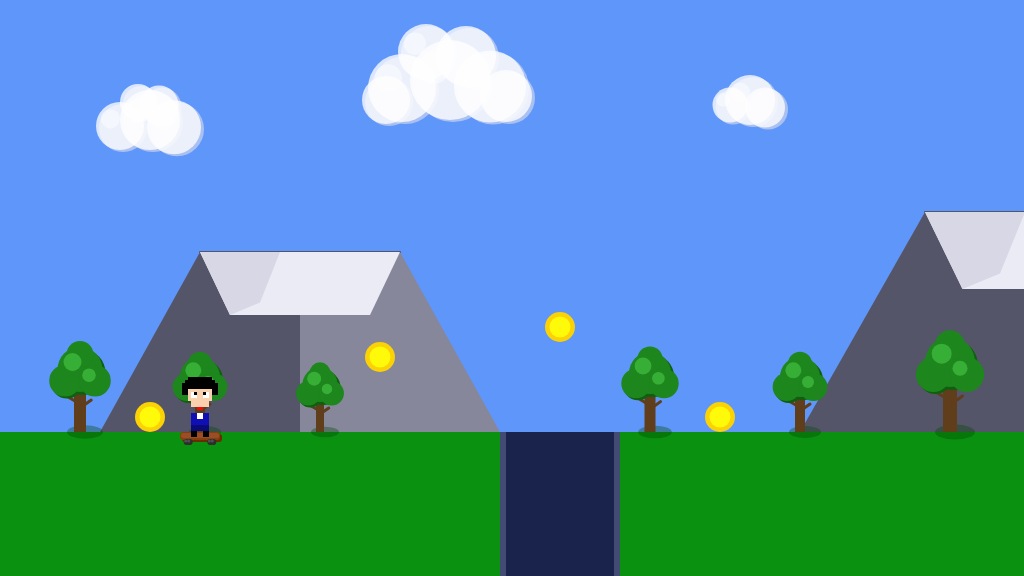
Frame 1 (no input)
Frame 60 (no input): identical to frame 1, image omitted
Frame 120 (the mouse pressed at the canvas centre since frame 60): identical to frame 1, image omitted

The p5.js sketch that drew this single still picture (run headless with seeded random() and noise() and a simulated clock; from frame 60 on, the mouse is pressed at the canvas centre):

// p5.js sketch
// ── sketch.js
/**
 * CM1005 - mid-term work
 * 
 * 主な仕様：
 * - p5.jsを使用したスケートボードゲーム
 * - スケートボードライダーのキャラクター制御
 * - コイン収集、峡谷との衝突判定
 * - カメラ追従システム
 * - 背景環境の描画（雲、山、木）
 * 
 * 制限事項：
 * - ワールド幅は2048ピクセル
 * - 重力とジャンプ力は物理的に調整済み
 * - デバッグモードはZキーで切り替え可能
 */

// ===== ゲーム物理パラメータ =====
const SKATEBOARD_PHYSICS_GRAVITY = 2.2;
const SKATEBOARD_OLLIE_POWER = 95;
const SKATEBOARD_CRUISE_SPEED = 4.8;
const RIDER_COLLISION_RADIUS = 22;
const DECK_ELEVATION_HEIGHT = 11;

// ===== キャラクター描画パラメータ =====
const SPRITE_SCALE_FACTOR = 3;
const RIDER_STANCE_Y_ADJUST = -8;
const RIDER_AIRBORNE_Y_ADJUST = -8;

// ===== ゲームプレイ調整値 =====
const COIN_MAGNETISM_RANGE = 42;
const CANYON_WALL_THICKNESS = 6;

// ===== ビジュアルカラーパレット =====
const ATMOSPHERE_SKY = [95, 150, 250];
const TERRAIN_GRASS = [10, 145, 15];
const HUMAN_SKIN_TONE = [250, 208, 175];
const URBAN_JACKET = [15, 15, 180];
const STREET_DENIM = [10, 10, 120];
const EXPRESSION_LIPS = [240, 10, 10];
const VOID_CANYON_DEPTH = [25, 35, 75];
const VOID_CANYON_WALLS = [65, 75, 115];
const TREASURE_GOLD_OUTER = [250, 210, 5];
const TREASURE_GOLD_INNER = [255, 250, 10];
const DEBUG_OVERLAY_TEXT = [255, 255, 255];

// ===== 環境装飾カラーセット =====
const PEAK_SHADOW_TONE = [85, 85, 105];
const PEAK_HIGHLIGHT_TONE = [135, 135, 155];
const PEAK_SNOW_CAP = [235, 235, 245];
const PEAK_SNOW_SHADOW = [215, 215, 230];
const BARK_BROWN_BASE = [96, 62, 28];
const BARK_SHADOW_DARK = [65, 40, 15];
const FOLIAGE_GREEN_BASE = [29, 134, 29];
const FOLIAGE_SHADOW_DARK = [15, 95, 15];
const FOLIAGE_HIGHLIGHT_BRIGHT = [55, 175, 55];
const EVERGREEN_NEEDLE_COLOR = [5, 95, 5];
const VEGETATION_SHADOW = [5, 75, 5, 95];

// ===== 大気効果カラー =====
const CUMULUS_WHITE = [255, 255, 255, 195];
const CUMULUS_SHADOW = [225, 225, 235, 145];

// ===== 個人実装: スケートボード統合システム =====
const DECK_WOOD_COLOR = [134, 64, 14];
const DECK_GRIP_TAPE = [155, 77, 40];
const WHEEL_URETHANE = [45, 45, 45];
const TRUCK_METAL = [123, 123, 123];
// ===== 個人実装終了: スケートボード統合システム =====

// ===== ゲーム状態管理変数 =====
let skaterPositionX;
let skaterPositionY;
let groundLevelY;

// ===== プレイヤー入力状態 =====
let movingLeftward;
let movingRightward;
let inMidAir;
let fallingIntoVoid;

// ===== ゲームオブジェクト配列 =====
let canyons;
let collectables;

// ===== 背景環境オブジェクト =====
let mountainPeaks;
let forestTrees;
let treePositionsArray;  // 中間課題要件準拠
let atmosphericClouds;

// ===== 個人実装: カメラ制御システム =====
let cameraWorldX = 0;
const WORLD_BOUNDARY_WIDTH = 2048;
const CAMERA_FOLLOW_MARGIN = 380;
// ===== 個人実装終了: カメラ制御システム =====

// デバッグモード制御フラグ
let debugModeActive = false;

/**
 * 初期化処理
 * ゲームの基本設定とオブジェクトの初期化を行う
 */
function setup()
{
	createCanvas(1024, 576);
	groundLevelY = height * 3/4;
	skaterPositionX = 200;
	skaterPositionY = groundLevelY - DECK_ELEVATION_HEIGHT;
	
	movingLeftward = false;
	movingRightward = false;
	inMidAir = false;
	fallingIntoVoid = false;
	
	// 危険な峡谷の配置（複数のキャニオン）
	canyons = [
		{
			worldX: 500,
			gapWidth: 120
		},
		{
			worldX: 1300,
			gapWidth: 140
		},
		{
			worldX: 1800,
			gapWidth: 100
		}
	];
	
	// 収集可能な宝物コインの配置（複数のコレクタブル）
	collectables = [
		{
			worldX: 150,
			worldY: groundLevelY,
			diameter: 30,
			isFound: false
		},
		{
			worldX: 380,
			worldY: groundLevelY - 60,
			diameter: 30,
			isFound: false
		},
		{
			worldX: 560,
			worldY: groundLevelY - 90,
			diameter: 30,
			isFound: false
		},
		{
			worldX: 720,
			worldY: groundLevelY,
			diameter: 30,
			isFound: false
		},
		{
			worldX: 1050,
			worldY: groundLevelY - 70,
			diameter: 30,
			isFound: false
		},
		{
			worldX: 1250,
			worldY: groundLevelY - 50,
			diameter: 30,
			isFound: false
		},
		{
			worldX: 1420,
			worldY: groundLevelY - 85,
			diameter: 30,
			isFound: false
		},
		{
			worldX: 1600,
			worldY: groundLevelY,
			diameter: 30,
			isFound: false
		}
	];
	
	// 遠景の山々の初期化
	mountainPeaks = [
		{
			worldX: 100,
			baseSpan: 400,
			peakSpan: 200,
			elevation: 180
		},
		{
			worldX: 800,
			baseSpan: 500,
			peakSpan: 250,
			elevation: 220
		},
		{
			worldX: 1400,
			baseSpan: 350,
			peakSpan: 150,
			elevation: 160
		}
	];
	
	// 中間課題要件: treePositionsArray配列でx座標を管理
	treePositionsArray = [80, 200, 320, 650, 800, 950, 1150, 1350, 1550];
	
	// 詳細な森林オブジェクトの初期化
	forestTrees = [
		{
			worldX: 80,
			baseY: groundLevelY,
			trunkWidth: 12,
			trunkHeight: 40,
			canopySize: 45,
			species: 'oak',
			scale: 'large'
		},
		{
			worldX: 200,
			baseY: groundLevelY,
			trunkWidth: 10,
			trunkHeight: 35,
			canopySize: 40,
			species: 'oak',
			scale: 'medium'
		},
		{
			worldX: 320,
			baseY: groundLevelY,
			trunkWidth: 8,
			trunkHeight: 30,
			canopySize: 35,
			species: 'oak',
			scale: 'medium'
		},
		{
			worldX: 650,
			baseY: groundLevelY,
			trunkWidth: 11,
			trunkHeight: 38,
			canopySize: 42,
			species: 'oak',
			scale: 'medium'
		},
		{
			worldX: 800,
			baseY: groundLevelY,
			trunkWidth: 10,
			trunkHeight: 35,
			canopySize: 40,
			species: 'oak',
			scale: 'medium'
		},
		{
			worldX: 950,
			baseY: groundLevelY,
			trunkWidth: 14,
			trunkHeight: 45,
			canopySize: 50,
			species: 'oak',
			scale: 'large'
		},
		{
			worldX: 1150,
			baseY: groundLevelY,
			trunkWidth: 13,
			trunkHeight: 42,
			canopySize: 48,
			species: 'oak',
			scale: 'large'
		},
		{
			worldX: 1350,
			baseY: groundLevelY,
			trunkWidth: 9,
			trunkHeight: 32,
			canopySize: 38,
			species: 'oak',
			scale: 'medium'
		},
		{
			worldX: 1550,
			baseY: groundLevelY,
			trunkWidth: 11,
			trunkHeight: 38,
			canopySize: 42,
			species: 'oak',
			scale: 'medium'
		}
	];
	
	// 大気中の雲の初期化
	atmosphericClouds = [
		{
			worldX: 150,
			worldY: 120,
			size: 60,
			type: 'medium'
		},
		{
			worldX: 450,
			worldY: 80,
			size: 80,
			type: 'large'
		},
		{
			worldX: 750,
			worldY: 100,
			size: 50,
			type: 'small'
		},
		{
			worldX: 1100,
			worldY: 90,
			size: 70,
			type: 'medium'
		},
		{
			worldX: 1400,
			worldY: 110,
			size: 55,
			type: 'small'
		},
		{
			worldX: 1700,
			worldY: 70,
			size: 85,
			type: 'large'
		}
	];
}

/**
 * メインドローループ
 * ゲーム全体の描画と更新処理を行う
 */
function draw()
{
	drawBackground();
	
	// Following midterm instructions: push/translate/pop for scrolling
	push();
	translate(-cameraWorldX, 0);
	
	// 背景アイテムの描画
	drawClouds();
	drawMountains();
	drawTrees();
	
	// キャニオンの描画と衝突判定
	for(let i = 0; i < canyons.length; i++) {
		drawCanyon(canyons[i]);
		checkCanyon(canyons[i]);
	}
	
	// コレクタブルの描画と衝突判定
	for(let i = 0; i < collectables.length; i++) {
		if(!collectables[i].isFound) {
			drawCollectable(collectables[i]);
			checkCollectable(collectables[i]);
		}
	}
	
	pop();
	
	// Character drawn outside translate to maintain correct screen position
	renderSkateboardRider();
	updateCamera();
	updateSkaterPhysics();
	
	if(debugModeActive) {
		drawDebugInfo();
	}
}

/**
 * 背景の描画
 * 空と地面の基本的な背景を描画する
 */
function drawBackground() {
	background(ATMOSPHERE_SKY);
	noStroke();
	fill(TERRAIN_GRASS);
	rect(0, groundLevelY, WORLD_BOUNDARY_WIDTH, height - groundLevelY);
}

/**
 * 移動方向に基づくオフセット計算
 * 衝突判定用の方向別オフセット値を返す
 * @returns {number} 方向別のオフセット値
 */
function calculateDirectionalOffset() {
	if(movingLeftward) {
		return -RIDER_COLLISION_RADIUS;
	} else if(movingRightward) {
		return RIDER_COLLISION_RADIUS;
	}
	return 0;
}

/**
 * コレクタブルの描画処理
 * 個別のコレクタブルアイテムを描画する
 * @param {Object} t_collectable - 描画するコレクタブルオブジェクト
 */
function drawCollectable(t_collectable) {
	let screenX = t_collectable.worldX;
	let displayY = t_collectable.worldY - t_collectable.diameter/2;
	
	noStroke();
	fill(TREASURE_GOLD_OUTER);
	ellipse(screenX, displayY, t_collectable.diameter, t_collectable.diameter);
	fill(TREASURE_GOLD_INNER);
	ellipse(screenX, displayY, t_collectable.diameter * 0.7, t_collectable.diameter * 0.7);
}

/**
 * コレクタブルの衝突判定処理
 * プレイヤーとコレクタブルの衝突を検出し、収集状態を更新する
 * @param {Object} t_collectable - チェックするコレクタブルオブジェクト
 */
function checkCollectable(t_collectable) {
	let offsetX = calculateDirectionalOffset();
	let displayY = t_collectable.worldY - t_collectable.diameter/2;
	let distance = dist(skaterPositionX + offsetX, skaterPositionY, t_collectable.worldX, displayY);
	
	if(distance < COIN_MAGNETISM_RANGE) {
		t_collectable.isFound = true;
	}
}

/**
 * キャニオンの描画処理
 * 個別のキャニオンを描画する
 * @param {Object} t_canyon - 描画するキャニオンオブジェクト
 */
function drawCanyon(t_canyon) {
	// translate()を使用しているため、実際の画面座標を計算
	let screenX = t_canyon.worldX - cameraWorldX;
	
	// 画面外判定を修正
	if(screenX + t_canyon.gapWidth < -50 || screenX > width + 50) {
		return;
	}
	
	noStroke();
	fill(VOID_CANYON_DEPTH);
	rect(t_canyon.worldX, groundLevelY, t_canyon.gapWidth, height - groundLevelY);
	
	fill(VOID_CANYON_WALLS);
	rect(t_canyon.worldX, groundLevelY, CANYON_WALL_THICKNESS, height - groundLevelY);
	rect(t_canyon.worldX + t_canyon.gapWidth - CANYON_WALL_THICKNESS, groundLevelY, CANYON_WALL_THICKNESS, height - groundLevelY);
}

/**
 * キャニオンの衝突判定処理
 * プレイヤーとキャニオンの衝突を検出し、落下状態を更新する
 * @param {Object} t_canyon - チェックするキャニオンオブジェクト
 */
function checkCanyon(t_canyon) {
	let offsetX = calculateDirectionalOffset();
	
	// キャニオンへの落下判定
	if(skaterPositionX + offsetX > t_canyon.worldX + RIDER_COLLISION_RADIUS && 
	   skaterPositionX + offsetX < t_canyon.worldX + t_canyon.gapWidth - RIDER_COLLISION_RADIUS && 
	   skaterPositionY >= groundLevelY - DECK_ELEVATION_HEIGHT) {
		fallingIntoVoid = true;
	}
	
	// 落下中の壁衝突判定
	if(fallingIntoVoid) {
		if(skaterPositionX + offsetX >= t_canyon.worldX - RIDER_COLLISION_RADIUS && 
		   skaterPositionX + offsetX <= t_canyon.worldX + t_canyon.gapWidth + RIDER_COLLISION_RADIUS) {
			adjustCharacterPositionInCanyon(t_canyon);
		}
	}
}

/**
 * キャニオン内でのキャラクター位置調整
 * 落下中のキャラクターが壁を突き抜けないよう位置を調整する
 * @param {Object} t_canyon - 調整対象のキャニオンオブジェクト
 */
function adjustCharacterPositionInCanyon(t_canyon) {
	if(movingLeftward) {
		if(skaterPositionX < t_canyon.worldX + RIDER_COLLISION_RADIUS) {
			skaterPositionX = t_canyon.worldX + RIDER_COLLISION_RADIUS;
		}
	} else if(movingRightward) {
		if(skaterPositionX > t_canyon.worldX + t_canyon.gapWidth - RIDER_COLLISION_RADIUS) {
			skaterPositionX = t_canyon.worldX + t_canyon.gapWidth - RIDER_COLLISION_RADIUS;
		}
	} else {
		if(skaterPositionX < t_canyon.worldX + RIDER_COLLISION_RADIUS/2) {
			skaterPositionX = t_canyon.worldX + RIDER_COLLISION_RADIUS/2;
		} else if(skaterPositionX > t_canyon.worldX + t_canyon.gapWidth - RIDER_COLLISION_RADIUS/2) {
			skaterPositionX = t_canyon.worldX + t_canyon.gapWidth - RIDER_COLLISION_RADIUS/2;
		}
	}
}

/**
 * スケートボードライダーの描画
 * キャラクターとスケートボードの描画を行う
 */
function renderSkateboardRider() {
	let direction = 'front';
	let yOffset = RIDER_STANCE_Y_ADJUST;
	let isJumping = false;
	
	if (movingLeftward && inMidAir) {
		direction = 'left';
		yOffset = RIDER_AIRBORNE_Y_ADJUST;
		isJumping = true;
	}
	else if (movingRightward && inMidAir) {
		direction = 'right';
		yOffset = RIDER_AIRBORNE_Y_ADJUST;
		isJumping = true;
	}
	else if (movingLeftward) {
		direction = 'left';
	}
	else if (movingRightward) {
		direction = 'right';
	}
	else if (inMidAir || fallingIntoVoid) {
		yOffset = RIDER_AIRBORNE_Y_ADJUST;
		isJumping = true;
	}
	
	let screenX = skaterPositionX - cameraWorldX;
	
	// Draw skateboard first (behind character)
	if (!fallingIntoVoid) {
		drawSkateboard(screenX, skaterPositionY);
	}
	
	drawCharacter(screenX, skaterPositionY, yOffset, direction, isJumping);
}

/**
 * スケーターの物理更新
 * キャラクターの移動と重力の処理を行う
 */
function updateSkaterPhysics() {
	if(movingLeftward && skaterPositionX > 0) {
		skaterPositionX -= SKATEBOARD_CRUISE_SPEED;
	}
	
	if(movingRightward && skaterPositionX < WORLD_BOUNDARY_WIDTH - RIDER_COLLISION_RADIUS) {
		skaterPositionX += SKATEBOARD_CRUISE_SPEED;
	}
	
	if(skaterPositionY < groundLevelY - DECK_ELEVATION_HEIGHT) {
		skaterPositionY += SKATEBOARD_PHYSICS_GRAVITY;
		inMidAir = true;
	} else {
		inMidAir = false;
	}
	
	if(fallingIntoVoid) {
		skaterPositionY += SKATEBOARD_PHYSICS_GRAVITY * 2;
	}
}

/**
 * カメラシステムの更新
 * キャラクターを追従するカメラ位置を更新する
 */
function updateCamera() {
	// Following midterm instructions: cameraWorldX controls camera position
	// Keep character centered on screen
	cameraWorldX = skaterPositionX - width/2;
	
	// Boundary limits
	let maxCameraX = WORLD_BOUNDARY_WIDTH - width;
	if(cameraWorldX > maxCameraX) {
		cameraWorldX = maxCameraX;
	}
	
	if(cameraWorldX < 0) {
		cameraWorldX = 0;
	}
}

/**
 * デバッグ情報の描画
 * ゲーム状態の詳細情報を画面に表示する
 */
function drawDebugInfo() {
	fill(DEBUG_OVERLAY_TEXT);
	noStroke();
	textSize(14);
	
	text("Character: " + Math.floor(skaterPositionX) + ", " + Math.floor(skaterPositionY), 20, 20);
	text("Camera: " + Math.floor(cameraWorldX), 20, 40);
	text("Screen Character: " + Math.floor(skaterPositionX - cameraWorldX), 20, 60);
	text("States: movingLeftward=" + movingLeftward + ", movingRightward=" + movingRightward + 
	     ", inMidAir=" + inMidAir + ", fallingIntoVoid=" + fallingIntoVoid, 20, 80);
	
	text("Canyons:", 20, 100);
	for(let i = 0; i < canyons.length; i++) {
		text("  #" + (i+1) + ": " + canyons[i].worldX + " to " + (canyons[i].worldX + canyons[i].gapWidth), 20, 120 + i*20);
	}
	
	text("Collectables:", 20, 160);
	for(let i = 0; i < collectables.length; i++) {
		let displayY = collectables[i].worldY - collectables[i].diameter/2;
		let distance = dist(skaterPositionX, skaterPositionY, collectables[i].worldX, displayY);
		
		text("  #" + (i+1) + ": pos=" + Math.floor(collectables[i].worldX) + "," + 
			 Math.floor(displayY) + " | collected=" + collectables[i].isFound + 
			 " | distance=" + Math.floor(distance), 
			 20, 180 + i*20);
	}
	
	text("Controls: A/D=move, W=jump, Z=toggle debug", 20, height - 20);
}

/**
 * 雲の描画処理
 * 大気中の雲を描画する
 */
function drawClouds() {
	for(let i = 0; i < atmosphericClouds.length; i++) {
		drawCloud(atmosphericClouds[i]);
	}
}

/**
 * 個別の雲の描画
 * 雲の種類に応じた詳細な描画を行う
 * @param {Object} cloud - 描画する雲オブジェクト
 */
function drawCloud(cloud) {
	// translate()を使用しているため、実際の画面座標を計算
	let screenX = cloud.worldX - cameraWorldX;
	
	// 画面外判定を修正
	if(screenX + cloud.size * 2 < -100 || screenX > width + 100) {
		return;
	}
	
	noStroke();
	
	// Generate circles based on cloud type
	let circles = [];
	if(cloud.type === 'small') {
		circles = [
			{x: 0, y: 0, size: cloud.size},
			{x: -cloud.size * 0.4, y: cloud.size * 0.1, size: cloud.size * 0.7},
			{x: cloud.size * 0.3, y: cloud.size * 0.15, size: cloud.size * 0.8}
		];
	} else if(cloud.type === 'medium') {
		circles = [
			{x: 0, y: 0, size: cloud.size},
			{x: -cloud.size * 0.5, y: cloud.size * 0.1, size: cloud.size * 0.8},
			{x: cloud.size * 0.4, y: cloud.size * 0.12, size: cloud.size * 0.9},
			{x: -cloud.size * 0.2, y: -cloud.size * 0.3, size: cloud.size * 0.6},
			{x: cloud.size * 0.15, y: -cloud.size * 0.25, size: cloud.size * 0.65}
		];
	} else if(cloud.type === 'large') {
		circles = [
			{x: 0, y: 0, size: cloud.size},
			{x: -cloud.size * 0.6, y: cloud.size * 0.1, size: cloud.size * 0.85},
			{x: cloud.size * 0.5, y: cloud.size * 0.08, size: cloud.size * 0.9},
			{x: -cloud.size * 0.3, y: -cloud.size * 0.35, size: cloud.size * 0.7},
			{x: cloud.size * 0.2, y: -cloud.size * 0.3, size: cloud.size * 0.75},
			{x: -cloud.size * 0.8, y: cloud.size * 0.25, size: cloud.size * 0.6},
			{x: cloud.size * 0.7, y: cloud.size * 0.2, size: cloud.size * 0.65}
		];
	}
	
	// Shadow layer
	fill(CUMULUS_SHADOW[0], CUMULUS_SHADOW[1], CUMULUS_SHADOW[2], CUMULUS_SHADOW[3]);
	for(let circle of circles) {
		ellipse(cloud.worldX + circle.x + 3, cloud.worldY + circle.y + 2, circle.size, circle.size);
	}
	
	// Main layer
	fill(CUMULUS_WHITE[0], CUMULUS_WHITE[1], CUMULUS_WHITE[2], CUMULUS_WHITE[3]);
	for(let circle of circles) {
		ellipse(cloud.worldX + circle.x, cloud.worldY + circle.y, circle.size, circle.size);
	}
	
	// Highlight layer
	fill(255, 255, 255, 120);
	for(let i = 0; i < circles.length; i++) {
		if(i < circles.length / 2) {
			let circle = circles[i];
			ellipse(cloud.worldX + circle.x - circle.size * 0.2, 
					cloud.worldY + circle.y - circle.size * 0.15, 
					circle.size * 0.4, circle.size * 0.4);
		}
	}
}

/**
 * 山の描画処理
 * 背景の山々を描画する
 */
function drawMountains() {
	for(let i = 0; i < mountainPeaks.length; i++) {
		drawMountain(mountainPeaks[i]);
	}
}

/**
 * 個別の山の描画
 * 山の詳細な描画を行う
 * @param {Object} mountain - 描画する山オブジェクト
 */
function drawMountain(mountain) {
	// translate()を使用しているため、実際の画面座標を計算
	let screenX = mountain.worldX - cameraWorldX;
	
	// 画面外判定を修正
	if(screenX + mountain.baseSpan < 0 || screenX > width) {
		return;
	}
	
	let peakY = groundLevelY - mountain.elevation;
	let baseY = groundLevelY;
	let leftPeakX = mountain.worldX + (mountain.baseSpan - mountain.peakSpan) / 2;
	let rightPeakX = mountain.worldX + (mountain.baseSpan + mountain.peakSpan) / 2;
	
	noStroke();
	
	// Shadow side (left)
	fill(PEAK_SHADOW_TONE);
	beginShape();
	vertex(mountain.worldX, baseY);
	vertex(leftPeakX, peakY);
	vertex(leftPeakX + mountain.peakSpan / 2, peakY);
	vertex(mountain.worldX + mountain.baseSpan / 2, baseY);
	endShape(CLOSE);
	
	// Light side (right)
	fill(PEAK_HIGHLIGHT_TONE);
	beginShape();
	vertex(mountain.worldX + mountain.baseSpan / 2, baseY);
	vertex(leftPeakX + mountain.peakSpan / 2, peakY);
	vertex(rightPeakX, peakY);
	vertex(mountain.worldX + mountain.baseSpan, baseY);
	endShape(CLOSE);
	
	// Ridge line
	stroke(PEAK_SHADOW_TONE);
	strokeWeight(2);
	line(leftPeakX, peakY, rightPeakX, peakY);
	noStroke();
	
	// Snow cap
	fill(PEAK_SNOW_CAP);
	let snowHeight = mountain.elevation * 0.35;
	beginShape();
	vertex(leftPeakX, peakY);
	vertex(rightPeakX, peakY);
	vertex(rightPeakX - mountain.peakSpan * 0.15, peakY + snowHeight);
	vertex(leftPeakX + mountain.peakSpan * 0.15, peakY + snowHeight);
	endShape(CLOSE);
	
	// Snow shadow
	fill(PEAK_SNOW_SHADOW);
	beginShape();
	vertex(leftPeakX, peakY);
	vertex(leftPeakX + mountain.peakSpan * 0.4, peakY);
	vertex(leftPeakX + mountain.peakSpan * 0.3, peakY + snowHeight * 0.8);
	vertex(leftPeakX + mountain.peakSpan * 0.15, peakY + snowHeight);
	endShape(CLOSE);
}

/**
 * 木々の描画処理
 * 森林の木々を描画する
 */
function drawTrees() {
	for(let i = 0; i < forestTrees.length; i++) {
		drawTree(forestTrees[i]);
	}
}

/**
 * 個別の木の描画
 * 木の種類に応じた詳細な描画を行う
 * @param {Object} tree - 描画する木オブジェクト
 */
function drawTree(tree) {
	// translate()を使用しているため、実際の画面座標を計算
	let screenX = tree.worldX - cameraWorldX;
	
	// 画面外判定を修正
	if(screenX + tree.canopySize < -50 || screenX > width + 50) {
		return;
	}
	
	if(tree.species === 'oak') {
		drawOakTree(tree, tree.worldX);
	} else if(tree.species === 'pine') {
		drawPineTree(tree, tree.worldX);
	}
}

/**
 * オーク種の木の描画
 * オーク種の木の詳細な描画を行う
 * @param {Object} tree - 描画する木オブジェクト
 * @param {number} screenX - 画面上のX座標
 */
function drawOakTree(tree, screenX) {
	noStroke();
	
	// Ground shadow
	fill(VEGETATION_SHADOW[0], VEGETATION_SHADOW[1], VEGETATION_SHADOW[2], VEGETATION_SHADOW[3]);
	ellipse(screenX + 5, tree.baseY, tree.canopySize * 0.8, tree.canopySize * 0.3);
	
	// Trunk shadow
	fill(BARK_SHADOW_DARK);
	rect(screenX - tree.trunkWidth/2 + 2, 
		 tree.baseY - tree.trunkHeight, 
		 tree.trunkWidth * 0.4, 
		 tree.trunkHeight);
	
	// Main trunk
	fill(BARK_BROWN_BASE);
	rect(screenX - tree.trunkWidth/2, 
		 tree.baseY - tree.trunkHeight, 
		 tree.trunkWidth, 
		 tree.trunkHeight);
	
	// Branches
	stroke(BARK_BROWN_BASE);
	strokeWeight(3);
	line(screenX, tree.baseY - tree.trunkHeight * 0.7, 
		 screenX - tree.canopySize * 0.3, tree.baseY - tree.trunkHeight * 0.9);
	line(screenX, tree.baseY - tree.trunkHeight * 0.6, 
		 screenX + tree.canopySize * 0.25, tree.baseY - tree.trunkHeight * 0.8);
	noStroke();
	
	let leavesY = tree.baseY - tree.trunkHeight - tree.canopySize/2;
	
	// Leaves shadow
	fill(FOLIAGE_SHADOW_DARK);
	ellipse(screenX + 3, leavesY + 3, tree.canopySize, tree.canopySize);
	ellipse(screenX - tree.canopySize/3 + 2, leavesY + tree.canopySize/4 + 2, 
			tree.canopySize * 0.7, tree.canopySize * 0.7);
	
	// Main leaves
	fill(FOLIAGE_GREEN_BASE);
	ellipse(screenX, leavesY, tree.canopySize, tree.canopySize);
	
	// Side leaves
	ellipse(screenX - tree.canopySize/3, leavesY + tree.canopySize/4, 
			tree.canopySize * 0.7, tree.canopySize * 0.7);
	ellipse(screenX + tree.canopySize/3, leavesY + tree.canopySize/4, 
			tree.canopySize * 0.7, tree.canopySize * 0.7);
	
	// Top leaves
	ellipse(screenX, leavesY - tree.canopySize/3, 
			tree.canopySize * 0.6, tree.canopySize * 0.6);
	
	// Highlights
	fill(FOLIAGE_HIGHLIGHT_BRIGHT);
	ellipse(screenX - tree.canopySize/6, leavesY - tree.canopySize/6, 
			tree.canopySize * 0.4, tree.canopySize * 0.4);
	ellipse(screenX + tree.canopySize/5, leavesY + tree.canopySize/8, 
			tree.canopySize * 0.3, tree.canopySize * 0.3);
}

/**
 * 松種の木の描画
 * 松種の木の詳細な描画を行う
 * @param {Object} tree - 描画する木オブジェクト
 * @param {number} screenX - 画面上のX座標
 */
function drawPineTree(tree, screenX) {
	noStroke();
	
	// Ground shadow
	fill(VEGETATION_SHADOW[0], VEGETATION_SHADOW[1], VEGETATION_SHADOW[2], VEGETATION_SHADOW[3]);
	ellipse(screenX + 3, tree.baseY, tree.canopySize * 0.6, tree.canopySize * 0.2);
	
	// Trunk shadow
	fill(BARK_SHADOW_DARK);
	rect(screenX - tree.trunkWidth/2 + 1, 
		 tree.baseY - tree.trunkHeight, 
		 tree.trunkWidth * 0.4, 
		 tree.trunkHeight);
	
	// Main trunk
	fill(BARK_BROWN_BASE);
	rect(screenX - tree.trunkWidth/2, 
		 tree.baseY - tree.trunkHeight, 
		 tree.trunkWidth, 
		 tree.trunkHeight);
	
	// Pine layers - triangular sections
	fill(EVERGREEN_NEEDLE_COLOR);
	let layerHeight = tree.trunkHeight / 3;
	let currentY = tree.baseY - tree.trunkHeight;
	let currentSize = tree.canopySize;
	
	for(let i = 0; i < 4; i++) {
		// Shadow layer
		fill(FOLIAGE_SHADOW_DARK);
		triangle(screenX + 2, currentY + 2, 
				screenX - currentSize/2 + 2, currentY - layerHeight + 2,
				screenX + currentSize/2 + 2, currentY - layerHeight + 2);
		
		// Main layer
		fill(EVERGREEN_NEEDLE_COLOR);
		triangle(screenX, currentY, 
				screenX - currentSize/2, currentY - layerHeight,
				screenX + currentSize/2, currentY - layerHeight);
		
		// Highlight
		fill(FOLIAGE_HIGHLIGHT_BRIGHT);
		triangle(screenX - 2, currentY - layerHeight * 0.3, 
				screenX - currentSize/4, currentY - layerHeight * 0.7,
				screenX + currentSize/6, currentY - layerHeight * 0.5);
		
		currentY -= layerHeight * 0.7;
		currentSize *= 0.8;
	}
}

/**
 * キー入力制御処理
 * キーボード入力を処理し、ゲーム状態を更新する
 * @param {Object} event - キーイベントオブジェクト
 */
function keyControl(event) {
	console.log(event.type + ": " + key + " (" + keyCode + ")");
	
	// デバッグトグル
	if(key === 'z' && event.type === 'keydown') {
		debugModeActive = !debugModeActive;
		return;
	}
	
	const isKeyPressed = event.type === 'keydown';
	
	// 落下中は操作を無効化
	if(fallingIntoVoid) {
		return;
	}
	
	switch(key) {
		case 'a':
			movingLeftward = isKeyPressed;
			break;
		case 'd':
			movingRightward = isKeyPressed;
			break;
		case 'w':
			// 二段ジャンプ防止
			if(isKeyPressed && !inMidAir && !fallingIntoVoid) {
				skaterPositionY -= SKATEBOARD_OLLIE_POWER;
			}
			break;
	}
}

/**
 * キー押下イベントハンドラー
 */
function keyPressed() {
	keyControl({ type: 'keydown' });
}

/**
 * キー離上イベントハンドラー
 */
function keyReleased() {
	keyControl({ type: 'keyup' });
}

/**
 * キャラクターの描画
 * キャラクターの方向と状態に応じた描画を行う
 * @param {number} x - 画面上のX座標
 * @param {number} y - 画面上のY座標
 * @param {number} yOffset - Yオフセット
 * @param {string} direction - 向き（'front', 'left', 'right'）
 * @param {boolean} isJumping - ジャンプ中かどうか
 */
function drawCharacter(x, y, yOffset, direction, isJumping) {
	drawHair(x, y, yOffset, direction);
	drawFace(x, y, yOffset, direction);
	drawClothes(x, y, yOffset, direction);
	drawLegs(x, y, yOffset, direction);
}

/**
 * 髪の描画
 * キャラクターの髪を描画する
 * @param {number} x - 画面上のX座標
 * @param {number} y - 画面上のY座標
 * @param {number} yOffset - Yオフセット
 * @param {string} direction - 向き（'front', 'left', 'right'）
 */
function drawHair(x, y, yOffset, direction) {
	fill(0);
	
	if (direction === 'front') {
		rect(x - 4*SPRITE_SCALE_FACTOR, y - 12*SPRITE_SCALE_FACTOR + yOffset, 8*SPRITE_SCALE_FACTOR, 4*SPRITE_SCALE_FACTOR);
		rect(x - 5*SPRITE_SCALE_FACTOR, y - 11*SPRITE_SCALE_FACTOR + yOffset, 10*SPRITE_SCALE_FACTOR, 3*SPRITE_SCALE_FACTOR);
		rect(x - 6*SPRITE_SCALE_FACTOR, y - 10*SPRITE_SCALE_FACTOR + yOffset, 12*SPRITE_SCALE_FACTOR, 4*SPRITE_SCALE_FACTOR);
	} 
	else if (direction === 'left') {
		rect(x - 6*SPRITE_SCALE_FACTOR, y - 13*SPRITE_SCALE_FACTOR + yOffset, 8*SPRITE_SCALE_FACTOR, 4*SPRITE_SCALE_FACTOR);
		rect(x - 7*SPRITE_SCALE_FACTOR, y - 12*SPRITE_SCALE_FACTOR + yOffset, 9*SPRITE_SCALE_FACTOR, 3*SPRITE_SCALE_FACTOR);
		rect(x - 8*SPRITE_SCALE_FACTOR, y - 11*SPRITE_SCALE_FACTOR + yOffset, 10*SPRITE_SCALE_FACTOR, 4*SPRITE_SCALE_FACTOR);
	}
	else if (direction === 'right') {
		rect(x - 2*SPRITE_SCALE_FACTOR, y - 13*SPRITE_SCALE_FACTOR + yOffset, 8*SPRITE_SCALE_FACTOR, 4*SPRITE_SCALE_FACTOR);
		rect(x - 2*SPRITE_SCALE_FACTOR, y - 12*SPRITE_SCALE_FACTOR + yOffset, 9*SPRITE_SCALE_FACTOR, 3*SPRITE_SCALE_FACTOR);
		rect(x - 2*SPRITE_SCALE_FACTOR, y - 11*SPRITE_SCALE_FACTOR + yOffset, 10*SPRITE_SCALE_FACTOR, 4*SPRITE_SCALE_FACTOR);
	}
}

/**
 * 顔の描画
 * キャラクターの顔を描画する
 * @param {number} x - 画面上のX座標
 * @param {number} y - 画面上のY座標
 * @param {number} yOffset - Yオフセット
 * @param {string} direction - 向き（'front', 'left', 'right'）
 */
function drawFace(x, y, yOffset, direction) {
	fill(HUMAN_SKIN_TONE);
	
	if (direction === 'front') {
		rect(x - 4*SPRITE_SCALE_FACTOR, y - 8*SPRITE_SCALE_FACTOR + yOffset, 8*SPRITE_SCALE_FACTOR, 4*SPRITE_SCALE_FACTOR);
		rect(x - 3*SPRITE_SCALE_FACTOR, y - 4*SPRITE_SCALE_FACTOR + yOffset, 6*SPRITE_SCALE_FACTOR, 2*SPRITE_SCALE_FACTOR);
		
		// Eyes
		fill(255);
		rect(x - 3*SPRITE_SCALE_FACTOR, y - 7*SPRITE_SCALE_FACTOR + yOffset, 2*SPRITE_SCALE_FACTOR, 2*SPRITE_SCALE_FACTOR);
		rect(x + 1*SPRITE_SCALE_FACTOR, y - 7*SPRITE_SCALE_FACTOR + yOffset, 2*SPRITE_SCALE_FACTOR, 2*SPRITE_SCALE_FACTOR);
		
		fill(0);
		rect(x - 2*SPRITE_SCALE_FACTOR, y - 7*SPRITE_SCALE_FACTOR + yOffset, 1*SPRITE_SCALE_FACTOR, 1*SPRITE_SCALE_FACTOR);
		rect(x + 1*SPRITE_SCALE_FACTOR, y - 7*SPRITE_SCALE_FACTOR + yOffset, 1*SPRITE_SCALE_FACTOR, 1*SPRITE_SCALE_FACTOR);
		
		// Mouth
		fill(EXPRESSION_LIPS);
		rect(x - 1*SPRITE_SCALE_FACTOR, y - 2*SPRITE_SCALE_FACTOR + yOffset, 2*SPRITE_SCALE_FACTOR, 1*SPRITE_SCALE_FACTOR);
	}
	else if (direction === 'left') {
		rect(x - 7*SPRITE_SCALE_FACTOR, y - 9*SPRITE_SCALE_FACTOR + yOffset, 7*SPRITE_SCALE_FACTOR, 4*SPRITE_SCALE_FACTOR);
		rect(x - 6*SPRITE_SCALE_FACTOR, y - 5*SPRITE_SCALE_FACTOR + yOffset, 5*SPRITE_SCALE_FACTOR, 2*SPRITE_SCALE_FACTOR);
		
		fill(255);
		rect(x - 6*SPRITE_SCALE_FACTOR, y - 8*SPRITE_SCALE_FACTOR + yOffset, 2*SPRITE_SCALE_FACTOR, 2*SPRITE_SCALE_FACTOR);
		
		fill(0);
		rect(x - 5*SPRITE_SCALE_FACTOR, y - 8*SPRITE_SCALE_FACTOR + yOffset, 1*SPRITE_SCALE_FACTOR, 1*SPRITE_SCALE_FACTOR);
		
		fill(EXPRESSION_LIPS);
		rect(x - 4*SPRITE_SCALE_FACTOR, y - 3*SPRITE_SCALE_FACTOR + yOffset, 2*SPRITE_SCALE_FACTOR, 1*SPRITE_SCALE_FACTOR);
	}
	else if (direction === 'right') {
		rect(x, y - 9*SPRITE_SCALE_FACTOR + yOffset, 7*SPRITE_SCALE_FACTOR, 4*SPRITE_SCALE_FACTOR);
		rect(x + 1*SPRITE_SCALE_FACTOR, y - 5*SPRITE_SCALE_FACTOR + yOffset, 5*SPRITE_SCALE_FACTOR, 2*SPRITE_SCALE_FACTOR);
		
		fill(255);
		rect(x + 4*SPRITE_SCALE_FACTOR, y - 8*SPRITE_SCALE_FACTOR + yOffset, 2*SPRITE_SCALE_FACTOR, 2*SPRITE_SCALE_FACTOR);
		
		fill(0);
		rect(x + 4*SPRITE_SCALE_FACTOR, y - 8*SPRITE_SCALE_FACTOR + yOffset, 1*SPRITE_SCALE_FACTOR, 1*SPRITE_SCALE_FACTOR);
		
		fill(EXPRESSION_LIPS);
		rect(x + 2*SPRITE_SCALE_FACTOR, y - 3*SPRITE_SCALE_FACTOR + yOffset, 2*SPRITE_SCALE_FACTOR, 1*SPRITE_SCALE_FACTOR);
	}
}

/**
 * 服装の描画
 * キャラクターの服装を描画する
 * @param {number} x - 画面上のX座標
 * @param {number} y - 画面上のY座標
 * @param {number} yOffset - Yオフセット
 * @param {string} direction - 向き（'front', 'left', 'right'）
 */
function drawClothes(x, y, yOffset, direction) {
	fill(URBAN_JACKET);
	
	if (direction === 'front') {
		rect(x - 3*SPRITE_SCALE_FACTOR, y + yOffset, 6*SPRITE_SCALE_FACTOR, 4*SPRITE_SCALE_FACTOR);
		
		fill(255);
		rect(x - 1*SPRITE_SCALE_FACTOR, y + yOffset, 2*SPRITE_SCALE_FACTOR, 2*SPRITE_SCALE_FACTOR);
		
		fill(STREET_DENIM);
		rect(x - 3*SPRITE_SCALE_FACTOR, y + 4*SPRITE_SCALE_FACTOR + yOffset, 6*SPRITE_SCALE_FACTOR, 2*SPRITE_SCALE_FACTOR);
	}
	else if (direction === 'left') {
		rect(x - 6*SPRITE_SCALE_FACTOR, y - 1*SPRITE_SCALE_FACTOR + yOffset, 6*SPRITE_SCALE_FACTOR, 4*SPRITE_SCALE_FACTOR);
		
		fill(255);
		rect(x - 4*SPRITE_SCALE_FACTOR, y - 1*SPRITE_SCALE_FACTOR + yOffset, 2*SPRITE_SCALE_FACTOR, 2*SPRITE_SCALE_FACTOR);
		
		fill(STREET_DENIM);
		rect(x - 6*SPRITE_SCALE_FACTOR, y + 3*SPRITE_SCALE_FACTOR + yOffset, 6*SPRITE_SCALE_FACTOR, 2*SPRITE_SCALE_FACTOR);
	}
	else if (direction === 'right') {
		rect(x, y - 1*SPRITE_SCALE_FACTOR + yOffset, 6*SPRITE_SCALE_FACTOR, 4*SPRITE_SCALE_FACTOR);
		
		fill(255);
		rect(x + 2*SPRITE_SCALE_FACTOR, y - 1*SPRITE_SCALE_FACTOR + yOffset, 2*SPRITE_SCALE_FACTOR, 2*SPRITE_SCALE_FACTOR);
		
		fill(STREET_DENIM);
		rect(x, y + 3*SPRITE_SCALE_FACTOR + yOffset, 6*SPRITE_SCALE_FACTOR, 2*SPRITE_SCALE_FACTOR);
	}
}

/**
 * 脚の描画
 * キャラクターの脚を描画する
 * @param {number} x - 画面上のX座標
 * @param {number} y - 画面上のY座標
 * @param {number} yOffset - Yオフセット
 * @param {string} direction - 向き（'front', 'left', 'right'）
 */
function drawLegs(x, y, yOffset, direction) {
	fill(0);
	
	const legOffset = y + 6*SPRITE_SCALE_FACTOR + yOffset;
	
	if (direction === 'front') {
		rect(x - 3*SPRITE_SCALE_FACTOR, legOffset, 2*SPRITE_SCALE_FACTOR, 2*SPRITE_SCALE_FACTOR);
		rect(x + 1*SPRITE_SCALE_FACTOR, legOffset, 2*SPRITE_SCALE_FACTOR, 2*SPRITE_SCALE_FACTOR);
	}
	else if (direction === 'left') {
		rect(x - 6*SPRITE_SCALE_FACTOR, legOffset, 2*SPRITE_SCALE_FACTOR, 2*SPRITE_SCALE_FACTOR);
		rect(x - 1*SPRITE_SCALE_FACTOR, legOffset, 2*SPRITE_SCALE_FACTOR, 2*SPRITE_SCALE_FACTOR);
	}
	else if (direction === 'right') {
		rect(x - 1*SPRITE_SCALE_FACTOR, legOffset, 2*SPRITE_SCALE_FACTOR, 2*SPRITE_SCALE_FACTOR);
		rect(x + 4*SPRITE_SCALE_FACTOR, legOffset, 2*SPRITE_SCALE_FACTOR, 2*SPRITE_SCALE_FACTOR);
	}
}

/**
 * スケートボードの描画
 * スケートボードの詳細な描画を行う
 * @param {number} x - 画面上のX座標
 * @param {number} y - 画面上のY座標
 */
function drawSkateboard(x, y) {
	noStroke();
	
	// スケートボードの寸法
	const boardWidth = 40;
	const boardHeight = 8;
	const wheelSize = 6;
	const truckWidth = 3;
	
	// スケートボードの位置調整（車輪が地面に接触するように）
	let boardY = y + DECK_ELEVATION_HEIGHT;
	
	// スケートボードデッキの影
	fill(DECK_WOOD_COLOR[0] - 30, DECK_WOOD_COLOR[1] - 20, DECK_WOOD_COLOR[2] - 10);
	rect(x - boardWidth/2 + 2, boardY + 2, boardWidth, boardHeight, 3);
	
	// メインスケートボードデッキ
	fill(DECK_WOOD_COLOR);
	rect(x - boardWidth/2, boardY, boardWidth, boardHeight, 3);
	
	// デッキ表面（明るい色）
	fill(DECK_GRIP_TAPE);
	rect(x - boardWidth/2 + 1, boardY + 1, boardWidth - 2, boardHeight - 3, 2);
	
	// トラック（金属部品）
	fill(TRUCK_METAL);
	rect(x - boardWidth/3, boardY + boardHeight - 1, truckWidth, 4);
	rect(x + boardWidth/3 - truckWidth, boardY + boardHeight - 1, truckWidth, 4);
	
	// 車輪
	fill(WHEEL_URETHANE);
	ellipse(x - boardWidth/3, boardY + boardHeight + 2, wheelSize, wheelSize);
	ellipse(x + boardWidth/3, boardY + boardHeight + 2, wheelSize, wheelSize);
	ellipse(x - boardWidth/3 + truckWidth, boardY + boardHeight + 2, wheelSize, wheelSize);
	ellipse(x + boardWidth/3 - truckWidth, boardY + boardHeight + 2, wheelSize, wheelSize);
	
	// 車輪のハイライト
	fill(80, 80, 80);
	ellipse(x - boardWidth/3 - 1, boardY + boardHeight + 1, wheelSize/2, wheelSize/2);
	ellipse(x + boardWidth/3 - 1, boardY + boardHeight + 1, wheelSize/2, wheelSize/2);
	ellipse(x - boardWidth/3 + truckWidth - 1, boardY + boardHeight + 1, wheelSize/2, wheelSize/2);
	ellipse(x + boardWidth/3 - truckWidth - 1, boardY + boardHeight + 1, wheelSize/2, wheelSize/2);
}
